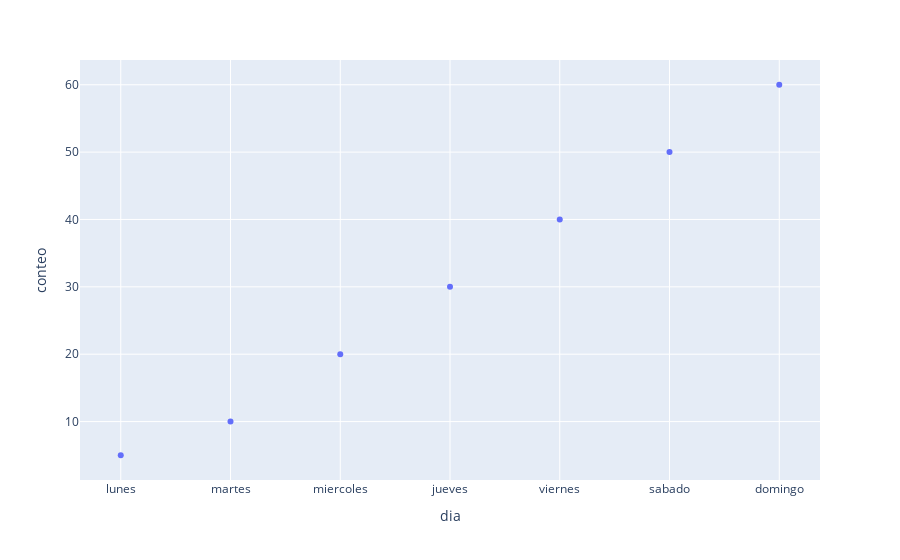

The cell this chart's notebook holds for it:
### Code cell
fig = px.scatter(df2,x="dia",y="conteo")
fig.show()

### Figure 1 — Plotly figure (JSON) as saved in the notebook; plotly's stock layout.template omitted (floating-point values rounded to 4 significant figures)
{"data": [{"hovertemplate": "dia=%{x}<br>conteo=%{y}<extra></extra>", "legendgroup": "", "marker": {"color": "#636efa", "symbol": "circle"}, "mode": "markers", "name": "", "orientation": "v", "showlegend": false, "type": "scatter", "x": ["lunes", "martes", "miercoles", "jueves", "viernes", "sabado", "domingo"], "xaxis": "x", "y": [5, 10, 20, 30, 40, 50, 60], "yaxis": "y"}], "layout": {"legend": {"tracegroupgap": 0}, "margin": {"t": 60}, "xaxis": {"anchor": "y", "domain": [0, 1], "title": {"text": "dia"}}, "yaxis": {"anchor": "x", "domain": [0, 1], "title": {"text": "conteo"}}}}
